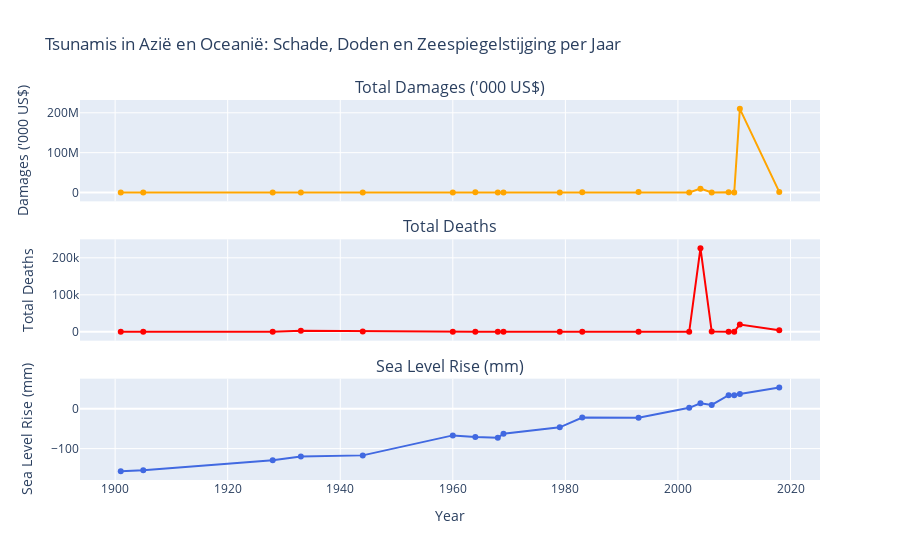

The notebook cell this image was saved under:
### Code cell
import plotly.graph_objects as go
from plotly.subplots import make_subplots

# Zorg dat merged_df al geladen is en 'Year' int is
merged_df['Year'] = merged_df['Year'].astype(int)

# Filter regio Azië en Oceanië via Region
df = merged_df[merged_df['Region'].str.contains('Asia|Oceania', case=False, na=False)]

years = sorted(df['Year'].unique())

# Berekeningen per jaar
sea_level_avg = df.groupby('Year')['mmfrom1993-2008average'].mean().reset_index()
deaths_per_year = df.groupby('Year')['Total Deaths'].sum().reset_index()
damages_per_year = df.groupby('Year')["Total Damages ('000 US$)"].sum().reset_index()

# Maak subplots: 3 rijen, 1 kolom, alle lijnen
fig = make_subplots(
    rows=3, cols=1,
    shared_xaxes=True,
    vertical_spacing=0.1,
    subplot_titles=("Total Damages ('000 US$)", "Total Deaths", "Sea Level Rise (mm)")
)

# Voeg lijn diagram voor Total Damages
fig.add_trace(
    go.Scatter(
        x=damages_per_year['Year'],
        y=damages_per_year["Total Damages ('000 US$)"],
        mode='lines+markers',
        name='Total Damages',
        line=dict(color='orange')
    ),
    row=1, col=1
)

# Voeg lijn diagram voor Total Deaths
fig.add_trace(
    go.Scatter(
        x=deaths_per_year['Year'],
        y=deaths_per_year['Total Deaths'],
        mode='lines+markers',
        name='Total Deaths',
        line=dict(color='red')
    ),
    row=2, col=1
)

# Voeg lijn diagram voor Sea Level Rise
fig.add_trace(
    go.Scatter(
        x=sea_level_avg['Year'],
        y=sea_level_avg['mmfrom1993-2008average'],
        mode='lines+markers',
        name='Sea Level Rise',
        line=dict(color='royalblue')
    ),
    row=3, col=1
)

fig.update_layout(
    height=800,
    title_text="Tsunamis in Azië en Oceanië: Schade, Doden en Zeespiegelstijging per Jaar",
    showlegend=False
)

fig.update_xaxes(title_text="Year", row=3, col=1)
fig.update_yaxes(title_text="Damages ('000 US$)", row=1, col=1)
fig.update_yaxes(title_text="Total Deaths", row=2, col=1)
fig.update_yaxes(title_text="Sea Level Rise (mm)", row=3, col=1)

fig.show()

### Figure 1 — Plotly figure (JSON) as saved in the notebook; plotly's stock layout.template omitted (floating-point values rounded to 4 significant figures)
{"data": [{"line": {"color": "orange"}, "mode": "lines+markers", "name": "Total Damages", "type": "scatter", "x": [1901, 1905, 1928, 1933, 1944, 1960, 1964, 1968, 1969, 1979, 1983, 1993, 2002, 2004, 2006, 2009, 2010, 2011, 2018], "xaxis": "x", "y": [0, 0, 0, 0, 0, 140000, 800000, 0, 0, 0, 416000, 1000000, 0, 9761000, 55000, 400000, 0, 210000000, 1450000], "yaxis": "y"}, {"line": {"color": "red"}, "mode": "lines+markers", "name": "Total Deaths", "type": "scatter", "x": [1901, 1905, 1928, 1933, 1944, 1960, 1964, 1968, 1969, 1979, 1983, 1993, 2002, 2004, 2006, 2009, 2010, 2011, 2018], "xaxis": "x2", "y": [18, 41, 128, 3000, 1223, 170, 25, 200, 64, 539, 102, 239, 8, 226096, 805, 1, 530, 19847, 4140], "yaxis": "y2"}, {"line": {"color": "royalblue"}, "mode": "lines+markers", "name": "Sea Level Rise", "type": "scatter", "x": [1901, 1905, 1928, 1933, 1944, 1960, 1964, 1968, 1969, 1979, 1983, 1993, 2002, 2004, 2006, 2009, 2010, 2011, 2018], "xaxis": "x3", "y": [-156.5, -154.4, -128.9, -120.0, -116.9, -66.88, -70.98, -72.81, -62.61, -46.81, -22.28, -22.78, 2.153, 13.65, 9.519, 33.65, 33.88, 36.72, 53.09], "yaxis": "y3"}], "layout": {"annotations": [{"font": {"size": 16}, "showarrow": false, "text": "Total Damages ('000 US$)", "x": 0.5, "xanchor": "center", "xref": "paper", "y": 1, "yanchor": "bottom", "yref": "paper"}, {"font": {"size": 16}, "showarrow": false, "text": "Total Deaths", "x": 0.5, "xanchor": "center", "xref": "paper", "y": 0.6333, "yanchor": "bottom", "yref": "paper"}, {"font": {"size": 16}, "showarrow": false, "text": "Sea Level Rise (mm)", "x": 0.5, "xanchor": "center", "xref": "paper", "y": 0.2667, "yanchor": "bottom", "yref": "paper"}], "autosize": true, "showlegend": false, "title": {"text": "Tsunamis in Azië en Oceanië: Schade, Doden en Zeespiegelstijging per Jaar"}, "xaxis": {"anchor": "y", "autorange": true, "domain": [0, 1], "matches": "x3", "range": [1894.0, 2025.0], "showticklabels": false, "type": "linear"}, "xaxis2": {"anchor": "y2", "autorange": true, "domain": [0, 1], "matches": "x3", "range": [1894.0, 2025.0], "showticklabels": false, "type": "linear"}, "xaxis3": {"anchor": "y3", "autorange": true, "domain": [0, 1], "range": [1894.0, 2025.0], "title": {"text": "Year"}, "type": "linear"}, "yaxis": {"anchor": "x", "autorange": true, "domain": [0.7333, 1], "range": [-17860000.0, 227900000.0], "title": {"text": "Damages ('000 US$)"}, "type": "linear"}, "yaxis2": {"anchor": "x2", "autorange": true, "domain": [0.3667, 0.6333], "range": [-19230.0, 245300.0], "title": {"text": "Total Deaths"}, "type": "linear"}, "yaxis3": {"anchor": "x3", "autorange": true, "domain": [0, 0.2667], "range": [-174.4, 70.91], "title": {"text": "Sea Level Rise (mm)"}, "type": "linear"}}}
